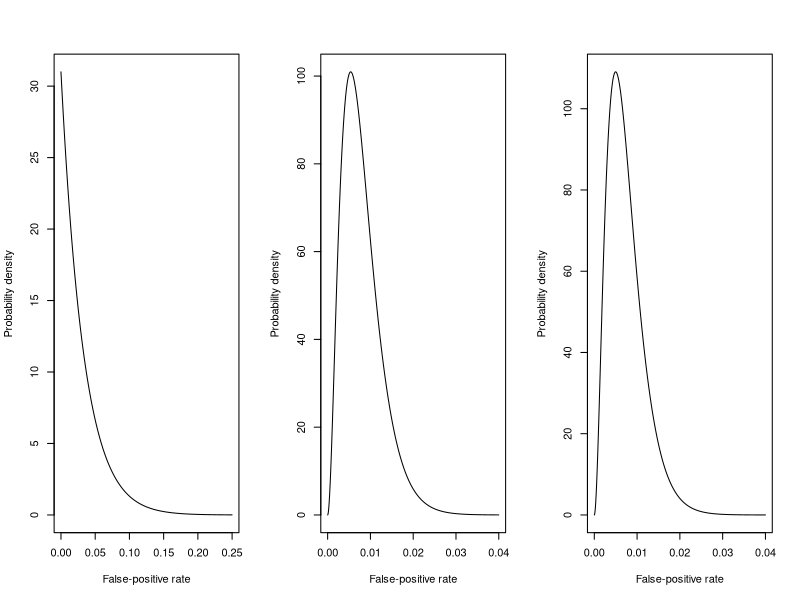

Generate this figure with R: (Note: this script raises an error after producing the figure.)
## ---- chunk 1
library(knitr)
knitr::opts_chunk$set(cache = TRUE, cache.lazy = FALSE, warning=FALSE,
                      fig.width=8.5, fig.height=8.5, autodep=TRUE)
## ---- chunk 2
par(mfrow=c(1,3))

rholim = c(0, 0.25)
nrho = 999
rho = seq(rholim[1], rholim[2], length=nrho)

m = 0; n = 30
plot(rho, dbeta(rho, m+1, n-m+1), typ='l', xlab="False-positive rate",
     ylab="Probability density", ylim=c(0, max(dbeta(rho, m+1, n-m+1))))
meanrho1 = (m+1)/(n+2)
moderho1 = m/n
rhoci1 = qbeta(c(0.0, 0.95), m+1, n-m+1)


rholim = c(0, 0.04)
rho = seq(rholim[1], rholim[2], length=nrho)
m = 2; n = 371
plot(rho, dbeta(rho, m+1, n-m+1), typ='l', xlab="False-positive rate",
     ylab="Probability density")
meanrho2 = (m+1)/(n+2)
moderho2 = m/n
rhoci2 = qbeta(c(0.025, 0.975), m+1, n-m+1)

m = 2; n = 401
plot(rho, dbeta(rho, m+1, n-m+1), typ='l', xlab="False-positive rate",
     ylab="Probability density")
meanrho3 = (m+1)/(n+2)
moderho3 = m/n
rhoci3 = qbeta(c(0.025, 0.975), m+1, n-m+1)
## ---- chunk 3
# note: unnormalized
jointlikelihood = function(P, rho, m, n, M, N) {
    rho^m * (1-rho)^(n-m) * (P*(1-rho) + rho)^M * (1 - P*(1-rho) - rho)^(N-M)
}
## ---- chunk 4
par(mfrow=c(2,2))

plotpdf = function(m, n, M, N, nP=250, nrho=249, Plim=c(0, 0.04), rholim=c(0, 0.04)) {
  rho = seq(rholim[1], rholim[2], length=nrho)
  P = seq(Plim[1], Plim[2], length=nP)
  j = outer(P, rho, jointlikelihood, m=m, n=n, M=M, N=N)
  j = j / sum(j * mean(diff(P)) * mean(diff(rho)))

  image(P, rho, j, col=jet(100), xlab="Community prevalence", ylab="False positive rate",
        main=paste("Joint pdf for m =", m, ", n =", n))

}

M = 50
N = 3330

m = 0; n = 30
plotpdf(m, n, M, N)
m = 2; n = 371
plotpdf(m, n, M, N)
m = 2; n = 401
plotpdf(m, n, M, N)


## ---- chunk 5
par(mfrow=c(2,2))

plotPmarg = function(m, n, M, N, nP=1000, nrho=999, Plim=c(0, 0.04), rholim=c(0, 0.04)) {
  rho = seq(rholim[1], rholim[2], length=nrho)
  P = seq(Plim[1], Plim[2], length=nP)
  j = outer(P, rho, jointlikelihood, m=m, n=n, M=M, N=N)
  j = j / sum(j * mean(diff(P)) * mean(diff(rho)))

  Pmarg = apply(j, 1, sum)
  Pmarg = Pmarg / sum(Pmarg*mean(diff(P)))
  plot(P, Pmarg, typ='l', xlab="Community prevalence", ylab="Prob. density",
       main=paste("Community prevalence marginal \n density for m =", m, ", n =", n))

  cPmarg = cumsum(Pmarg*mean(diff(P)))
  margCI = c(P[max(which(cPmarg < 0.025))], P[min(which(cPmarg > 0.975))])
  arrows(margCI[1], 0.1*max(Pmarg), margCI[2], 0.1*max(Pmarg), angle=90, code=3,
         length=0.05)

  mode = P[which.max(Pmarg)]
  mean = sum(P*Pmarg*mean(diff(P)))

  return(list(mean=mean, mode=mode, CI=margCI))

}

m = 0; n = 30
P1 = plotPmarg(m, n, M, N)
m = 2; n = 371
P2 = plotPmarg(m, n, M, N)
m = 2; n = 401
P3 = plotPmarg(m, n, M, N)
## ---- chunk 6
par(mfrow=c(2,2))

plotPslice = function(m, n, M, N, nP=1000, nrho=999, Plim=c(0, 0.04), rholim=c(0, 0.04)) {
  rho = seq(rholim[1], rholim[2], length=nrho)
  P = seq(Plim[1], Plim[2], length=nP)
  j = outer(P, rho, jointlikelihood, m=m, n=n, M=M, N=N)
  j = j / sum(j * mean(diff(P)) * mean(diff(rho)))

  rhohat = m/n

  Pslice = jointlikelihood(P, rhohat, m=m, n=n, M=M, N=N)
  Pslice = Pslice / sum(Pslice*mean(diff(P)))
  plot(P, Pslice, typ='l', xlab="Community prevalence", ylab="Prob. density",
       main=paste("Community prevalence density assuming false-\npositive rate =",
                  signif(m/n, digits=2), "for m =", m, ", n=", n))

  cPslice = cumsum(Pslice*mean(diff(P)))
  sliceCI = c(P[max(which(cPslice < 0.025))], P[min(which(cPslice > 0.975))])
  arrows(sliceCI[1], 0.1*max(Pslice), sliceCI[2], 0.1*max(Pslice), angle=90, code=3,
         length=0.05)

  mode = P[which.max(Pslice)]
  mean = sum(P*Pslice*mean(diff(P)))

  return(list(mean=mean, mode=mode, CI=sliceCI))

}

m = 0; n = 30
P1slice = plotPslice(m, n, M, N)
m = 2; n = 371
P2slice = plotPslice(m, n, M, N)
m = 2; n = 401
P3slice = plotPslice(m, n, M, N)


## ---- chunk 7
# note: unnormalized
jointlikelihoodExactEta = function(P, rho, eta, m, n, M, N) {
    rho^m * (1-rho)^(n-m) * (P*(1-eta-rho) + rho)^M * (1 - P*(1-eta-rho) - rho)^(N-M)
}
## ---- chunk 8
par(mfrow=c(2,2))

plotPmargExactEta = function(m, n, M, N, eta=0.197, nP=1000, nrho=999, Plim=c(0, 0.04), rholim=c(0, 0.04)) {
  rho = seq(rholim[1], rholim[2], length=nrho)
  P = seq(Plim[1], Plim[2], length=nP)
  j = outer(P, rho, jointlikelihoodExactEta, m=m, n=n, M=M, N=N, eta=eta)
  j = j / sum(j * mean(diff(P)) * mean(diff(rho)))

  Pmarg = apply(j, 1, sum)
  Pmarg = Pmarg / sum(Pmarg*mean(diff(P)))
  plot(P, Pmarg, typ='l', xlab="Community prevalence", ylab="Prob. density",
       main=paste("Community prevalence marginal \n density for m =", m, ", n =", n))

  cPmarg = cumsum(Pmarg*mean(diff(P)))
  margCI = c(P[max(which(cPmarg < 0.025))], P[min(which(cPmarg > 0.975))])
  arrows(margCI[1], 0.1*max(Pmarg), margCI[2], 0.1*max(Pmarg), angle=90, code=3,
         length=0.05)

  mode = P[which.max(Pmarg)]
  mean = sum(P*Pmarg*mean(diff(P)))

  return(list(mean=mean, mode=mode, CI=margCI))

}

eta = 0.197
P3ExactEta = plotPmargExactEta(m, n, M, N, eta)
## ---- chunk 9
# note: unnormalized
jointlikelihoodEta = function(P, rho, eta, m, n, mu, nu, M, N) {
    rho^m * (1-rho)^(n-m) * (1-eta)^mu * eta^(nu-mu) * (P*(1-eta-rho) + rho)^M * (1 - P*(1-eta-rho) - rho)^(N-M)
}
## ---- chunk 10
# I'll use the naming convention likelihood_P.rho.eta() is the full 3-d joint
# likelihood, and will remove variable names after the "_" as they are marginalized out.
# Again these are all unnormalized
likelihood_P.rho.eta = jointlikelihoodEta

likelihood_P.rho = function(P, rho, m, n, mu, nu, M, N) {
  stopifnot(length(P) == length(rho) || length(rho) == 1 || length(P) == 1)

  if (length(rho) == 1) rho = rep(rho, length(P))
  if (length(P) == 1) P = rep(P, length(rho))

  # hcubature(f, ...) needs the first arg of f() to the one it integrates over
  f = function(eta, P, rho, m, n, mu, nu, M, N) {likelihood_P.rho.eta(P, rho, eta, m, n, mu, nu, M, N)}

  int = rep(NA, length(P))
  for (ii in 1:length(P))
    int[ii] = hcubature(f, 0, 1, P=P[ii], rho=rho[ii], m=m, n=n, mu=mu, nu=nu, M=M, N=N)$integral

  return(int)
}

likelihood_P.eta = function(P, eta, m, n, mu, nu, M, N) {
  stopifnot(length(P) == length(eta) || length(eta) == 1 || length(P) == 1)

  if (length(eta) == 1) eta = rep(eta, length(P))
  if (length(P) == 1) P = rep(P, length(eta))

  # hcubature(f, ...) needs the first arg of f() to the one it integrates over
  f = function(rho, P, eta, m, n, mu, nu, M, N) {likelihood_P.rho.eta(P, rho, eta, m, n, mu, nu, M, N)}

  int = rep(NA, length(P))
  for (ii in 1:length(P))
    int[ii] = hcubature(f, 0, 1, P=P[ii], eta=eta[ii], m=m, n=n, mu=mu, nu=nu, M=M, N=N)$integral

  return(int)
}

likelihood_rho.eta = function(rho, eta, m, n, mu, nu, M, N) {
  stopifnot(length(rho) == length(eta) || length(rho) == 1 || length(eta) == 1)

  if (length(rho) == 1) rho = rep(rho, length(eta))
  if (length(eta) == 1) eta = rep(eta, length(rho))

  # integrate(f, ...) needs the first arg of f() to the one it integrates over
  f = function(P, rho, eta, m, n, mu, nu, M, N) {likelihood_P.rho.eta(P, rho, eta, m, n, mu, nu, M, N)}

  int = rep(NA, length(rho))
  for (ii in 1:length(rho))
    int[ii] = hcubature(f, 0, 1, rho=rho[ii], eta=eta[ii], m=m, n=n, mu=mu, nu=nu, M=M, N=N)$integral

  return(int)
}

likelihood_P = function(P, m, n, mu, nu, M, N) {
  f = function(rho.eta, P, m, n, mu, nu, M, N) {likelihood_P.rho.eta(P, rho.eta[1], rho.eta[2], m, n, mu, nu, M, N)}

  int = rep(NA, length(P))
  for (ii in 1:length(P))
    int[ii] = hcubature(f, c(0,0), c(1,1), P=P[ii], m=m, n=n, mu=mu, nu=nu, M=M, N=N)$integral

  return(int)
}

likelihood_rho = function(rho, m, n, mu, nu, M, N) {
  f = function(P.eta, rho, m, n, mu, nu, M, N) {likelihood_P.rho.eta(P.eta[1], rho, P.eta[2], m, n, mu, nu, M, N)}

  int = rep(NA, length(rho))
  for (ii in 1:length(rho))
    int[ii] = hcubature(f, c(0,0), c(1,1), rho=rho[ii], m=m, n=n, mu=mu, nu=nu, M=M, N=N)$integral

  return(int)
}

likelihood_eta = function(eta, m, n, mu, nu, M, N) {
  f = function(P.rho, eta, m, n, mu, nu, M, N) {likelihood_P.rho.eta(P.rho[1], P.rho[2], eta, m, n, mu, nu, M, N)}

  int = rep(NA, length(eta))
  for (ii in 1:length(eta))
    int[ii] = hcubature(f, c(0,0), c(1,1), eta=eta[ii], m=m, n=n, mu=mu, nu=nu, M=M, N=N)$integral

  return(int)
}

# normalization constant
K = function(m, n, mu, nu, M, N) {
  f = function(P.rho.eta, m, n, mu, nu, M, N) {
    likelihood_P.rho.eta(P.rho.eta[1], P.rho.eta[2], P.rho.eta[3], m, n, mu, nu, M, N)
  }

  hcubature(f, c(0,0,0), c(1,1,1), m=m, n=n, mu=mu, nu=nu, M=M, N=N)$integral
}

## ---- chunk 11
m = 2; n = 401; mu = 103; nu = 122; M = 50; N = 3330
K1 = K(m, n, mu, nu, M, N)

Plim = c(0, 0.04); nP = 100
rholim = c(0, 0.04); nrho = 101
etalim = c(0, 0.4); neta = 99
P = seq(Plim[1], Plim[2], length=nP)
rho = seq(rholim[1], rholim[2], length=nrho)
eta = seq(etalim[1], etalim[2], length=neta)

par(mfrow=c(2,2))

j = outer(P, rho, likelihood_P.rho, m=m, n=n, mu=mu, nu=nu, M=M, N=N)/K1
#j = j / sum(j * mean(diff(P)) * mean(diff(rho)))
image(P, rho, j, col=jet(100), xlab="Community prevalence", ylab="False positive rate",
      main=paste("marginal pdf for prevalence\n and false-positive rate"))

j = outer(P, eta, likelihood_P.eta, m=m, n=n, mu=mu, nu=nu, M=M, N=N)/K1
#j = j / sum(j * mean(diff(P)) * mean(diff(rho)))
image(P, eta, j, col=jet(100), xlab="Community prevalence", ylab="False negative rate",
      main=paste("marginal pdf for prevalence\n and false-negative rate"))

j = outer(rho, eta, likelihood_rho.eta, m=m, n=n, mu=mu, nu=nu, M=M, N=N)/K1
#j = j / sum(j * mean(diff(P)) * mean(diff(rho)))
image(rho, eta, j, col=jet(100), xlab="False positive rate", ylab="False negative rate",
      main=paste("marginal pdf for false-positive rate\n and false-negative rate"))

## ---- chunk 12
par(mfrow=c(2,2))
Plim = c(0, 0.04); nP = 1000
rholim = c(0, 0.04); nrho = 1000
etalim = c(0, 0.4); neta = 1000
P = seq(Plim[1], Plim[2], length=nP)
rho = seq(rholim[1], rholim[2], length=nrho)
eta = seq(etalim[1], etalim[2], length=neta)

dP = likelihood_P(P, m, n, mu, nu, M, N)/K1
cP = cumsum(dP*mean(diff(P)))
PCI = c(P[max(which(cP < 0.025))], P[min(which(cP > 0.975))])
Pmode = P[which.max(dP)]
Pmean = sum(P*dP*mean(diff(P)))
plot(P, dP, typ='l',
     xlab="Community prevalence", ylab="Prob. density", main="Marginal posterior pdf\n for prevalence")
arrows(PCI[1], 0.1*max(dP), PCI[2], 0.1*max(dP), angle=90, code=3,
         length=0.05)

drho = likelihood_rho(rho, m, n, mu, nu, M, N)/K1
crho = cumsum(drho*mean(diff(rho)))
rhoCI = c(rho[max(which(crho < 0.025))], rho[min(which(crho > 0.975))])
rhomode = rho[which.max(drho)]
rhomean = sum(rho*drho*mean(diff(rho)))

plot(rho, drho, typ='l',
     xlab="False positive rate", ylab="Prob. density", main="Marginal posterior pdf\n for false postive rate")
arrows(rhoCI[1], 0.1*max(drho), rhoCI[2], 0.1*max(drho), angle=90, code=3,
         length=0.05)


deta = likelihood_eta(eta, m, n, mu, nu, M, N)/K1
ceta = cumsum(deta*mean(diff(eta)))
etaCI = c(eta[max(which(ceta < 0.025))], eta[min(which(ceta > 0.975))])
etamode = eta[which.max(deta)]
etamean = sum(eta*deta*mean(diff(eta)))
plot(eta, deta, typ='l',
     xlab="False negative rate", ylab="Prob. density", main="Marginal posterior pdf\n for false negative rate")
arrows(etaCI[1], 0.1*max(deta), etaCI[2], 0.1*max(deta), angle=90, code=3,
         length=0.05)

## ---- chunk 13
M = 50; N = 3330; m = 16; n = 3324; mu = 130; nu = 157
K1 = K(m, n, mu, nu, M, N)

par(mfrow=c(2,2))

dP.2 = likelihood_P(P, m, n, mu, nu, M, N)/K1
cP.2 = cumsum(dP.2*mean(diff(P)))
PCI.2 = c(P[max(which(cP.2 < 0.025))], P[min(which(cP.2 > 0.975))])
Pmode.2 = P[which.max(dP.2)]
Pmean.2 = sum(P*dP.2*mean(diff(P)))
plot(P, dP.2, typ='l',
     xlab="Community prevalence", ylab="Prob. density", main="Marginal posterior pdf\n for prevalence")
arrows(PCI.2[1], 0.1*max(dP.2), PCI.2[2], 0.1*max(dP.2), angle=90, code=3,
         length=0.05)

drho.2 = likelihood_rho(rho, m, n, mu, nu, M, N)/K1
crho.2 = cumsum(drho.2*mean(diff(rho)))
rhoCI.2 = c(rho[max(which(crho.2 < 0.025))], rho[min(which(crho.2 > 0.975))])
rhomode.2 = rho[which.max(drho.2)]
rhomean.2 = sum(rho*drho.2*mean(diff(rho)))

plot(rho, drho.2, typ='l',
     xlab="False positive rate", ylab="Prob. density", main="Marginal posterior pdf\n for false postive rate")
arrows(rhoCI.2[1], 0.1*max(drho.2), rhoCI.2[2], 0.1*max(drho.2), angle=90, code=3,
         length=0.05)


deta.2 = likelihood_eta(eta, m, n, mu, nu, M, N)/K1
ceta.2 = cumsum(deta.2*mean(diff(eta)))
etaCI.2 = c(eta[max(which(ceta.2 < 0.025))], eta[min(which(ceta.2 > 0.975))])
etamode.2 = eta[which.max(deta.2)]
etamean.2 = sum(eta*deta.2*mean(diff(eta)))
plot(eta, deta.2, typ='l',
     xlab="False negative rate", ylab="Prob. density", main="Marginal posterior pdf\n for false negative rate")
arrows(etaCI.2[1], 0.1*max(deta.2), etaCI.2[2], 0.1*max(deta.2), angle=90, code=3,
         length=0.05)

